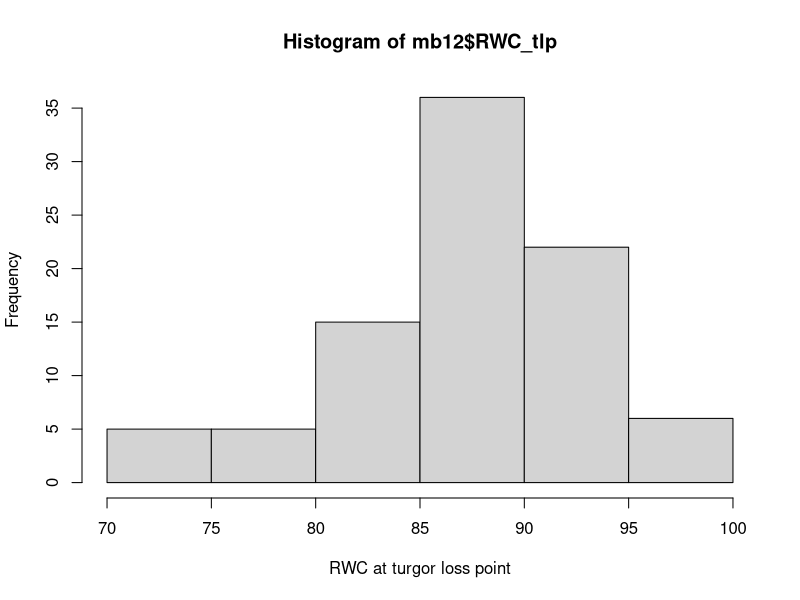

The R source for this figure: (Note: this script raises an error after producing the figure.)
## ---- chunk 1
knitr::opts_chunk$set(echo = TRUE)
## ---- chunk 2
mb12 <- read.csv("data/params/Bartlett2012ELE.csv", header=T) # data from Bartlett 2012 ELE
mb14w <- read.csv("data/params/Bartlett2014ELE_wild.csv") # data from Bartlett 2014 ELE wild plants
mb14c <- read.csv("data/params/Bartlett2014ELE_S3crop.csv")

qgar <- read.csv("data/params/Hahm_2018_Ecosphere_Quercusgarryana_20210115.csv")
## ---- chunk 3
Psi_turgor <- function(RWC, pi_o, mod_elast, af){
  RWCs <- (RWC-af*100)/(100-af*100) *100
  Rs <- (100-RWCs)
  Psi_turgor <- -1 * pi_o - mod_elast * Rs
  return(Psi_turgor)
} 



## ---- chunk 4

hist(mb12$RWC_tlp, xlab="RWC at turgor loss point")
## ---- chunk 5
## Holtzman et al. data from Harvard Forest
hf <- read.csv("data/raw_RWC-Psi/Holtzman_HarvardForest_rawPVcurves_20200304.csv"
)

plot(WP~R, hf, ylab="Water Potential (MPa)", xlab="100 - % Relative Water Content", col=type)
legend('bottomright', legend = c("Leaf","Leaf+Branch"), col=c(1,2), pch=1)
abline(h=-1.68, lty=2)
text(y=-2.1, x=3, "TLP\n(-1.68 MPa)")
abline(lm(WP~0 + R, hf[which(hf$WP> -1.68),]), col="grey") # add the regression line, forcing it through WP=0 @ R=0

